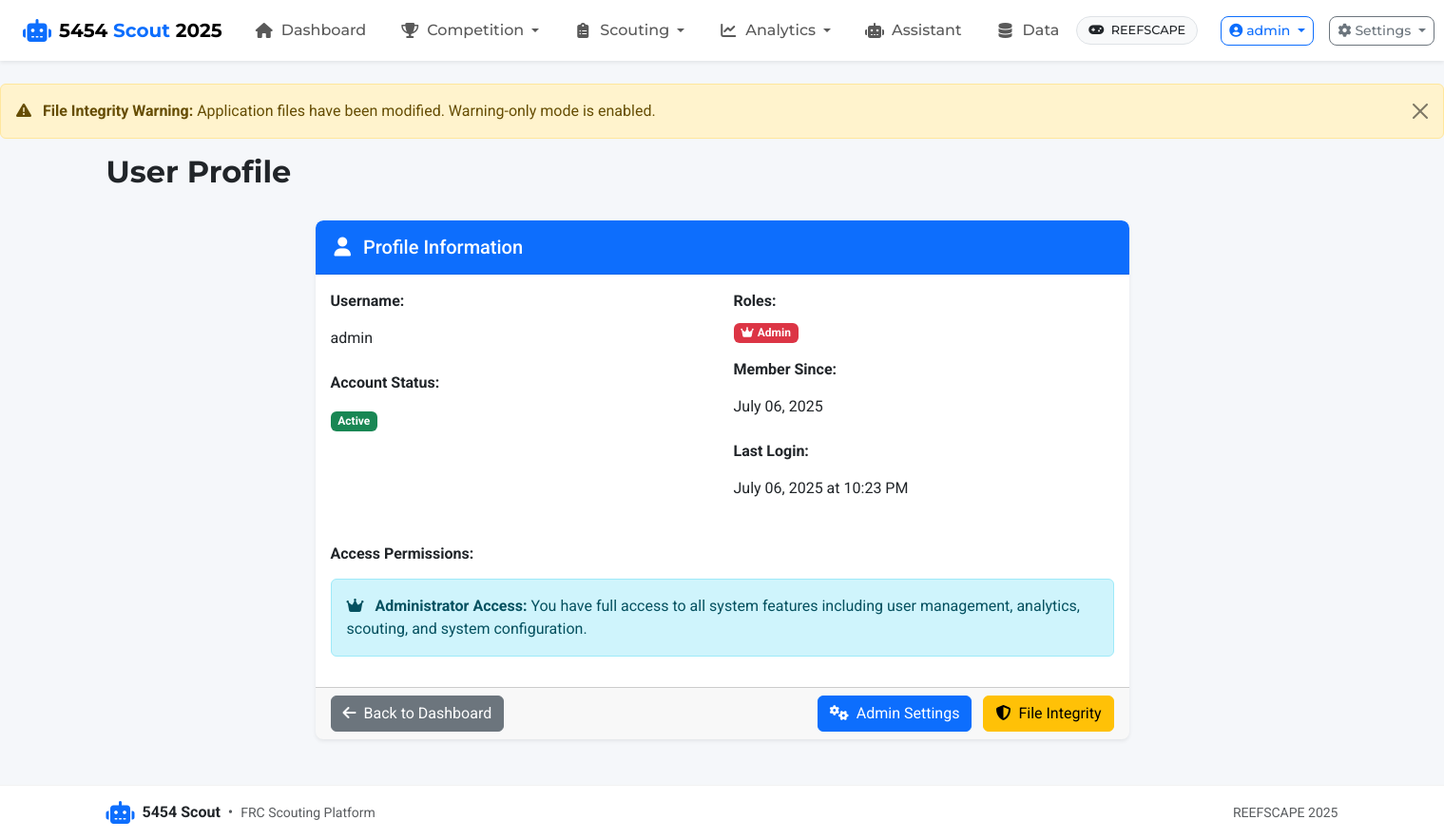
Before: /auth/profile (signed in) with the older database file.
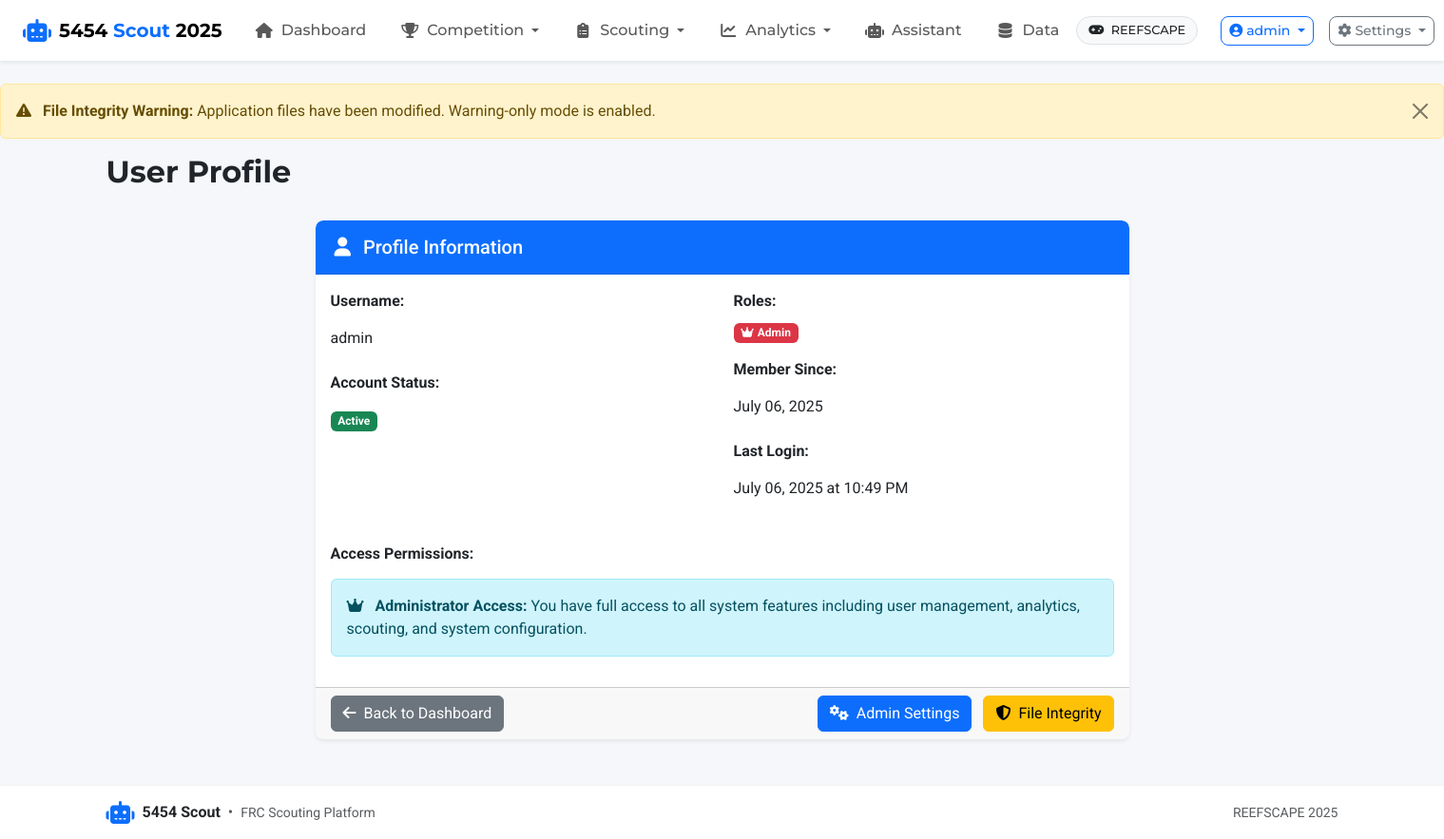
After: the same page with the newer database file.
### app/models.py (models this page shows, shortened)
class User(UserMixin, db.Model):
    id = db.Column(db.Integer, primary_key=True)
    username = db.Column(db.String(80), unique=True, nullable=False)
    email = db.Column(db.String(120), unique=True, nullable=True)
    password_hash = db.Column(db.String(128))
    is_active = db.Column(db.Boolean, default=True)
    created_at = db.Column(db.DateTime, default=datetime.utcnow)
    last_login = db.Column(db.DateTime)
    roles = db.relationship('Role', secondary=user_roles, lazy='subquery',
                           backref=db.backref('users', lazy=True))
    def has_role(self, role_name):
        return any(role.name == role_name for role in self.roles)

class Role(db.Model):
    id = db.Column(db.Integer, primary_key=True)
    name = db.Column(db.String(80), unique=True, nullable=False)
    description = db.Column(db.String(255))

### app/routes/auth.py (the view)
@bp.route('/profile')
@login_required
def profile():
    return render_template('auth/profile.html', user=current_user)

### app/templates/auth/profile.html (shortened to what this page needs)
{% extends 'base.html' %}
{% block heading %}User Profile{% endblock %}
{% block content %}
<div class="row">
    <div class="col-md-8 offset-md-2">
        <div class="card">
            <div class="card-header bg-primary text-white">
                <h5 class="mb-0">
                    <i class="fas fa-user me-2"></i>
                    Profile Information
                </h5>
            </div>
            <div class="card-body">
                <div class="row">
                    <div class="col-md-6">
                        <div class="mb-3">
                            <label class="form-label fw-bold">Username:</label>
                            <p class="form-control-plaintext">{{ user.username }}</p>
                        </div>
                        <div class="mb-3">
                            <label class="form-label fw-bold">Account Status:</label>
                            <p class="form-control-plaintext">
                                {% if user.is_active %}
                                    <span class="badge bg-success">Active</span>
                                {% else %}
                                    <span class="badge bg-danger">Inactive</span>
                                {% endif %}
                            </p>
                        </div>
                    </div>
                    <div class="col-md-6">
                        <div class="mb-3">
                            <label class="form-label fw-bold">Roles:</label>
                            <div>
                                {% for role in user.roles %}
                                    {% if role.name == 'admin' %}
                                        <span class="badge bg-danger me-2">
                                            <i class="fas fa-crown me-1"></i>{{ role.name.title() }}
                                        </span>
                                    {% elif role.name == 'analytics' %}
                                        <span class="badge bg-warning me-2">
                                            <i class="fas fa-chart-line me-1"></i>{{ role.name.title() }}
                                        </span>
                                    {% elif role.name == 'scout' %}
                                        <span class="badge bg-info me-2">
                                            <i class="fas fa-search me-1"></i>{{ role.name.title() }}
                                        </span>
                                    {% else %}
                                        <span class="badge bg-secondary me-2">{{ role.name.title() }}</span>
                                    {% endif %}
                                {% endfor %}
                            </div>
                        </div>
                        <div class="mb-3">
                            <label class="form-label fw-bold">Member Since:</label>
                            <p class="form-control-plaintext">{{ user.created_at.strftime('%B %d, %Y') }}</p>
                        </div>
                        {% if user.last_login %}
                        <div class="mb-3">
                            <label class="form-label fw-bold">Last Login:</label>
                            <p class="form-control-plaintext">{{ user.last_login.strftime('%B %d, %Y at %I:%M %p') }}</p>
                        </div>
                        {% endif %}
                    </div>
                </div>
                <div class="row mt-4">
                    <div class="col-12">
                        <h6 class="fw-bold mb-3">Access Permissions:</h6>
                        <div class="row">
                            {% if user.has_role('admin') %}
                                <div class="col-md-12">
                                    <div class="alert alert-info">
                                        <i class="fas fa-crown me-2"></i>
                                        <strong>Administrator Access:</strong> You have full access to all system features including user management, analytics, scouting, and system configuration.
                                    </div>
                                </div>
                            {% endif %}
                        </div>
                    </div>
                </div>
            </div>
            <div class="card-footer">
                <div class="d-flex justify-content-between">
                    <a href="{{ url_for('main.index') }}" class="btn btn-secondary">
                        <i class="fas fa-arrow-left me-2"></i>Back to Dashboard
                    </a>
                    {% if user.has_role('admin') %}
                    <div>
                        <a href="{{ url_for('auth.admin_settings') }}" class="btn btn-primary me-2">
                            <i class="fas fa-cogs me-2"></i>Admin Settings
                        </a>
                        <a href="{{ url_for('auth.admin_integrity') }}" class="btn btn-warning">
                            <i class="fas fa-shield-alt me-2"></i>File Integrity
                        </a>
                    </div>
                    {% endif %}
                </div>
            </div>
        </div>
    </div>
</div>
{% endblock %}

### app/templates/base.html (shortened to what this page needs)
<!DOCTYPE html>
<html lang="en" class="h-100">
<head>
    <link href="https://cdn.jsdelivr.net/npm/bootstrap@5.3.2/dist/css/bootstrap.min.css" rel="stylesheet">
    <link href="https://cdnjs.cloudflare.com/ajax/libs/font-awesome/6.4.0/css/all.min.css" rel="stylesheet">
    <link href="https://cdn.jsdelivr.net/npm/select2@4.1.0-rc.0/dist/css/select2.min.css" rel="stylesheet">
    <link href="https://cdn.jsdelivr.net/npm/select2-bootstrap-5-theme@1.3.0/dist/select2-bootstrap-5-theme.min.css" rel="stylesheet">
    <link rel="stylesheet" href="{{ url_for('static', filename='css/styles.css') }}">
</head>
<body class="d-flex flex-column h-100">
    <header class="app-header">
        <nav class="navbar navbar-expand-lg navbar-light shadow-sm">
            <div class="container-fluid px-lg-4 px-md-3 px-2">
                <a class="navbar-brand d-flex align-items-center" href="{% if user_has_role('scout') and not user_has_role('admin') and not user_has_role('analytics') %}{{ url_for('scouting.index') }}{% else %}{{ url_for('main.index') }}{% endif %}">
                    <i class="fas fa-robot brand-icon me-2"></i>
                    <span class="brand-text fw-bold">5454 <span class="text-primary">Scout</span> <span class="d-none d-sm-inline">{{ game_config.season }}</span></span>
                </a>
                <div class="collapse navbar-collapse" id="navbarMain">
                    {% if current_user.is_authenticated %}
                    <ul class="navbar-nav me-auto mb-2 mb-lg-0">
                        {% if not (user_has_role('scout') and not user_has_role('admin') and not user_has_role('analytics')) %}
                        <li class="nav-item">
                            <a class="nav-link px-3 py-2 {% if request.endpoint == 'main.index' %}active{% endif %}" href="{{ url_for('main.index') }}">
                                <i class="fas fa-home nav-icon"></i>
                                <span class="nav-text">Dashboard</span>
                            </a>
                        </li>
                        {% endif %}
                        {% if user_has_role('admin') or user_has_role('analytics') %}
                        <li class="nav-item dropdown">
                            <a class="nav-link dropdown-toggle px-3 py-2 "
                               href="#" role="button" data-bs-toggle="dropdown" aria-expanded="false">
                                <i class="fas fa-trophy nav-icon"></i>
                                <span class="nav-text">Competition</span>
                            </a>
                        </li>
                        {% endif %}
                        <li class="nav-item dropdown">
                            <a class="nav-link dropdown-toggle px-3 py-2 {% if request.endpoint and request.endpoint.startswith('scouting') %}active{% endif %}"
                               href="#" role="button" data-bs-toggle="dropdown" aria-expanded="false">
                                <i class="fas fa-clipboard-list nav-icon"></i>
                                <span class="nav-text">Scouting</span>
                            </a>
                        </li>
                        {% if user_has_role('admin') or user_has_role('analytics') %}
                        <li class="nav-item dropdown">
                            <a class="nav-link dropdown-toggle px-3 py-2 {% if request.endpoint and (request.endpoint.startswith('visualization') or request.endpoint.startswith('graphs')) %}active{% endif %}"
                               href="#" role="button" data-bs-toggle="dropdown" aria-expanded="false">
                                <i class="fas fa-chart-line nav-icon"></i>
                                <span class="nav-text">Analytics</span>
                            </a>
                        </li>
                        <li class="nav-item">
                            <a class="nav-link px-3 py-2 {% if request.endpoint and request.endpoint.startswith('assistant') %}active{% endif %}"
                               href="{{ url_for('assistant.index') }}">
                                <i class="fas fa-robot nav-icon"></i>
                                <span class="nav-text">Assistant</span>
                            </a>
                        </li>
                        <li class="nav-item">
                            <a class="nav-link px-3 py-2 {% if request.endpoint and request.endpoint.startswith('data') %}active{% endif %}"
                               href="{{ url_for('data.index') }}">
                                <i class="fas fa-database nav-icon"></i>
                                <span class="nav-text">Data</span>
                            </a>
                        </li>
                        {% endif %}
                    </ul>
                    {% endif %}
                    <div class="d-flex align-items-center navbar-actions">
                        {% if game_config %}
                        <div class="game-badge me-3 d-none d-lg-block">
                            <span class="badge bg-light text-dark border">
                                <i class="fas fa-gamepad me-1"></i>
                                <span class="d-none d-xl-inline">{{ game_config.game_name }}</span>
                            </span>
                        </div>
                        {% endif %}
                        {% if current_user.is_authenticated %}
                        <div class="dropdown me-2">
                            <button class="btn btn-outline-primary btn-sm d-flex align-items-center dropdown-toggle"
                                    type="button" data-bs-toggle="dropdown" aria-expanded="false">
                                <i class="fas fa-user-circle me-1"></i>
                                <span class="d-none d-md-inline">{{ current_user.username }}</span>
                            </button>
                        </div>
                        {% endif %}
                        {% if current_user.is_authenticated and (user_has_role('admin') or user_has_role('analytics')) %}
                        <div class="dropdown">
                            <button class="btn btn-outline-secondary btn-sm d-flex align-items-center dropdown-toggle"
                                    type="button" data-bs-toggle="dropdown" aria-expanded="false">
                                <i class="fas fa-cog me-1"></i>
                                <span class="d-none d-lg-inline">Settings</span>
                            </button>
                        </div>
                        {% endif %}
                    </div>
                </div>
            </div>
        </nav>
    </header>
    <div class="toast-container position-fixed top-0 end-0 p-3">
    </div>
    <main class="flex-shrink-0 py-4">
        {% if integrity_status.integrity_compromised and integrity_status.warning_only_mode %}
        <div class="alert alert-warning alert-dismissible fade show" role="alert">
            <i class="fas fa-exclamation-triangle me-2"></i>
            <strong>File Integrity Warning:</strong> Application files have been modified. Warning-only mode is enabled.
            <button type="button" class="btn-close" data-bs-dismiss="alert" aria-label="Close"></button>
        </div>
        {% endif %}
        <div class="container">
            <div class="row mb-4">
                <div class="col-12">
                    <h1 class="page-title">{% block heading %}FRC Scouting Platform{% endblock %}</h1>
                </div>
            </div>
            {% block content %}{% endblock %}
        </div>
    </main>
    <footer class="footer mt-auto py-3">
        <div class="container">
            <div class="row align-items-center g-2">
                <div class="col-md-6 text-center text-md-start">
                    <div class="d-flex align-items-center justify-content-center justify-content-md-start">
                        <i class="fas fa-robot brand-icon me-2 text-primary"></i>
                        <span class="fw-bold">5454 Scout</span>
                        <span class="text-muted mx-2">•</span>
                        <span class="small text-muted">FRC Scouting Platform</span>
                    </div>
                </div>
                <div class="col-md-6 text-center text-md-end">
                    <div class="small text-muted">
                        {% if game_config %}
                        <span>{{ game_config.game_name }} {{ game_config.season }}</span>
                        {% else %}
                        <span>No active configuration</span>
                        {% endif %}
                    </div>
                </div>
            </div>
        </div>
    </footer>
</body>
</html>

Changed rows visible on the page:
changed User "admin": last_login "July 06, 2025 at 10:23 PM" → "July 06, 2025 at 10:49 PM"
